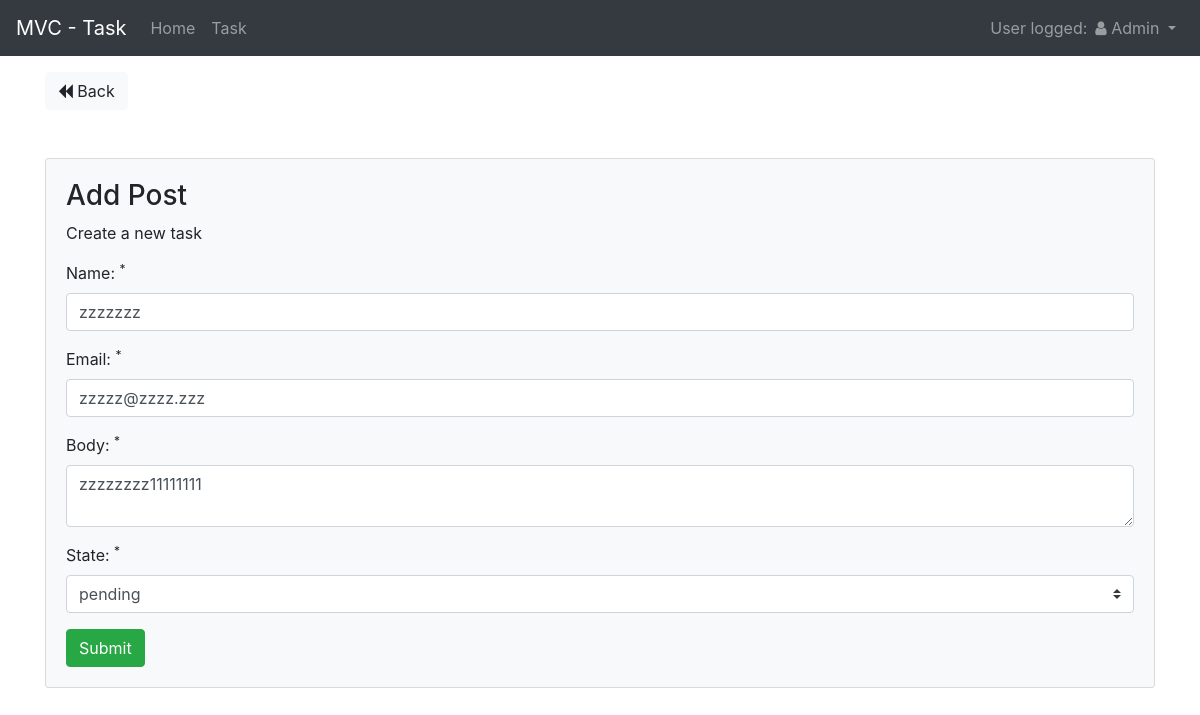
The app's page /tasks/edit/18 (signed in) with its own data.
### tables this page shows
CREATE TABLE IF NOT EXISTS `tasks` (
  `id` int(11) NOT NULL,
  `user_id` int(11) NOT NULL,
  `name` varchar(25) NOT NULL,
  `body` text NOT NULL,
  `email` varchar(25) NOT NULL,
  `state` int(11) NOT NULL,
  `created_at` timestamp NOT NULL DEFAULT CURRENT_TIMESTAMP
);

CREATE TABLE IF NOT EXISTS `task_state` (
  `id` int(11) NOT NULL,
  `name` varchar(25) NOT NULL
);

### app/lib/Core.php (called while the page is built, shortened)
<?php
class Core
{
	protected $currentMethod = 'index';
	public function __construct()
	{
		$url = $this->getUrl();
		if (file_exists('../app/controllers/' . ucwords($url[0]) . '.php')) {
			unset($url[0]);
		}
		$this->currentController =  new $this->currentController;
		if (isset($url[1])) {
			if (method_exists($this->currentController, $url[1])) {
				$this->currentMethod = $url[1];
				unset($url[1]);
			}
		}
		$this->params = $url ? array_values($url) : [];
		call_user_func_array([$this->currentController, $this->currentMethod], $this->params);
	}
	public function  getUrl()
	{
		if (isset($_GET['url'])) {
			$url = rtrim($_GET['url'], '/');
			$url = filter_var($url, FILTER_SANITIZE_URL);
			$url = explode('/', $url);
			return $url;
		}
	}
}

### public/index.php (called while the page is built, shortened)
<?php
$init = new Core();

### app/lib/Database.php (called while the page is built, shortened)
<?php
class Database
{
	private $host = DB_HOST;
	private $user = DB_USER;
	private $pass = DB_PASS;
	private $charset = DB_CHARSET;
	private $dbname = DB_NAME;
	private $dbh;
	private $stmt;
	public function __construct()
	{
		$dsn = 'mysql:host=' . $this->host . ';charset=' . $this->charset . ';dbname=' . $this->dbname;
		$options = array(
			PDO::ATTR_PERSISTENT => true,
			PDO::ATTR_ERRMODE => PDO::ERRMODE_EXCEPTION,
			PDO::ATTR_DEFAULT_FETCH_MODE => PDO::FETCH_OBJ,
			PDO::ATTR_CASE => PDO::CASE_LOWER
		);
		try {
			$this->dbh = new PDO($dsn, $this->user, $this->pass, $options);
		} catch (PDOException $e) {
			$this->error = $e->getMessage();
			echo $this->error;
		}
	}
	public function query($sql)
	{
		$this->stmt = $this->dbh->prepare($sql);
	}
	public function bind($param, $value, $type = null)
	{
		if (is_null($type)) {
			switch (true) {
				default:
					$type = \PDO::PARAM_STR;
					break;
			}
		}
		$this->stmt->bindValue($param, $value, $type);
	}
	public function execute()
	{
		return $this->stmt->execute();
	}
	public function resultSet()
	{
		$this->execute();
		return $this->stmt->fetchAll();
	}
	public function single()
	{
		$this->execute();
		return $this->stmt->fetch();
	}
}

### app/models/Task.php (called while the page is built, shortened)
<?php
class Task
{
	private $db;
	public function __construct()
	{
		$this->db = new Database();
	}
	public function getTaskById($id)
	{
		$this->db->query('SELECT id, user_id, name, email, body, state, created_at FROM tasks WHERE id = :id');
		$this->db->bind(':id', $id);
		return $this->db->single();
	}
	public function getState()
	{
		$this->db->query('SELECT id, name FROM task_state');
		return $this->db->resultSet();
	}
	public function getTotalTask()
	{
		$this->db->query('SELECT count(id) FROM tasks');
		$this->db->execute();
		return $this->db->fetchCount();
	}
}

### app/views/tasks/edit.php (the view, shortened to what this page needs)
<?php require APP_ROOT . '/views/inc/header.php' ?>
<a href="<?php echo URL_ROOT; ?>/tasks" class="btn btn-light"><i class="fa fa-backward"></i> Back</a>
<div class="card card-body bg-light mt-5">
	<h3>Add Post</h3>
	<p>Create a new task</p>
	<form action="<?php echo URL_ROOT; ?>/tasks/edit/<?php echo $data['id']; ?>" method="post">
		<div class="form-group">
			<label for="title">Name: <sup>*</sup></label>
			<input type="text" name="name" class="form-control form-control <?php echo (!empty($data['name_error'])) ? 'is-invalid' : ''; ?>" value="<?php echo $data['name']; ?>">
		</div>
		<div class="form-group">
			<label for="email">Email: <sup>*</sup></label>
			<input type="text" name="email" class="form-control form-control <?php echo (!empty($data['email_error'])) ? 'is-invalid' : ''; ?>" value="<?php echo $data['email']; ?>">
		</div>
		<div class="form-group">
			<label for="name">Body: <sup>*</sup></label>
			<textarea name="body" rows="<?php substr_count($data['body'], "\r\n"); ?>" class="form-control form-control <?php echo (!empty($data['body_error'])) ? 'is-invalid' : ''; ?>"><?php echo $data['body']; ?></textarea>
		</div>
		<div class="form-group">
			<label for="state">State: <sup>*</sup></label>
			<select name="state" class="custom-select <?php echo (!empty($data['state_error'])) ? 'is-invalid' : ''; ?>" id="state">
				<?php foreach ($data['state_map'] as $select) : ?>
					<option value="<?php echo $select->id ?>" <?php if ($select->id == $data['state']) {
																		echo 'selected';
																	} ?>>
						<?php echo $select->name; ?>
					</option>
				<?php endforeach; ?>
			</select>
		</div>
		<input type="submit" class="btn btn-success" value="Submit" />
	</form>
</div>
<?php require APP_ROOT . '/views/inc/footer.php' ?>

### public/css/style.css (style rules this page uses)
body { background: #fff; }

### records on screen
tasks: name "zzzzzzz", email "zzzzz@zzzz.zzz", body "zzzzzzzz11111111", state "pending"

### other values on screen
SITE_NAME "MVC - Task"
$_SESSION['user_name'] "Admin"
